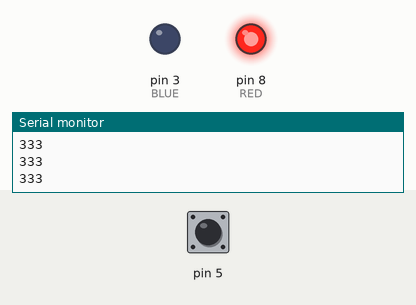
Recording of a sketch running on a simulated Arduino Uno, built with avr-gcc and run on an emulated ATmega328P. Parts: output pins drawn as LEDs (lit = HIGH), the last lines printed to the serial monitor. The inputs (shaded band) are chosen by the test bench; at power-on: pin 5 HIGH.

Above: at 1.2 s.
1.3 s: pin 5 pulled LOW for 0.15 s
At 1.4 s:
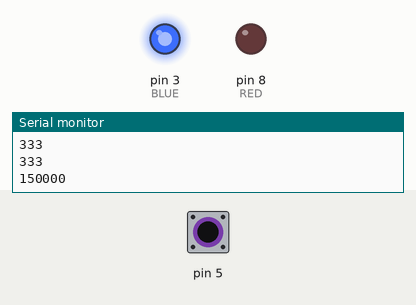
3.0 s: pin 5 pulled LOW for 3.2 s
At 6.8 s:
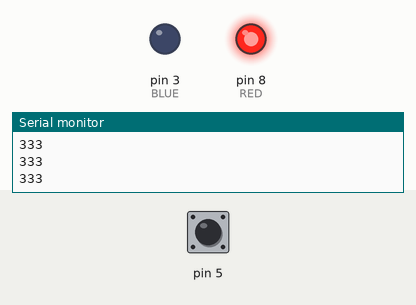
Timing chart, 0 to 8.3 s (numbered marks = the images above; inputs shaded):
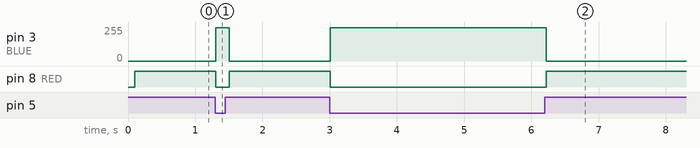

Measured:
- after the input at 1.3 s, pin 3 (BLUE): 0/255 → 248/255 at once, → 0/255 0.20 s later; pin 8 (RED): HIGH → LOW at once, → HIGH 0.20 s later
- after the input at 3.0 s, pin 3 (BLUE): 0/255 → 248/255 at once, → 0/255 3.2 s later; pin 8 (RED): HIGH → LOW at once, → HIGH 3.2 s later

The sketch:

Capacitance_Touch_Sensor.ino
```cpp
#include <CapacitiveSensor.h>

CapacitiveSensor Sensor1 = CapacitiveSensor(7,5);  //7 is charge pin.  5 is sense pin.
//CapacitiveSensor Sensor2 = CapacitiveSensor(6,4);  //7 is charge pin.  5 is sense pin.
const int BLUE = 3;
const int RED = 8;

void setup() {
  Serial.begin(9600);
  pinMode(BLUE, OUTPUT);
  pinMode(RED, OUTPUT);
}

void loop() {
  long sensorValue = Sensor1.capacitiveSensor(1000);
  int ValueB = map(sensorValue, 0, 20000, 0, 1023);
  int ValueR = map(ValueB, 0, 1023, 1023, 0);
  Serial.println(sensorValue);
  //analogWrite(BLUE, ValueB);
  if(sensorValue > 1000) {
    analogWrite(BLUE, ValueB);
    analogWrite(RED, 0);
  } else {
    analogWrite(BLUE, 0);
    analogWrite(RED, ValueR);
  }
}
```
